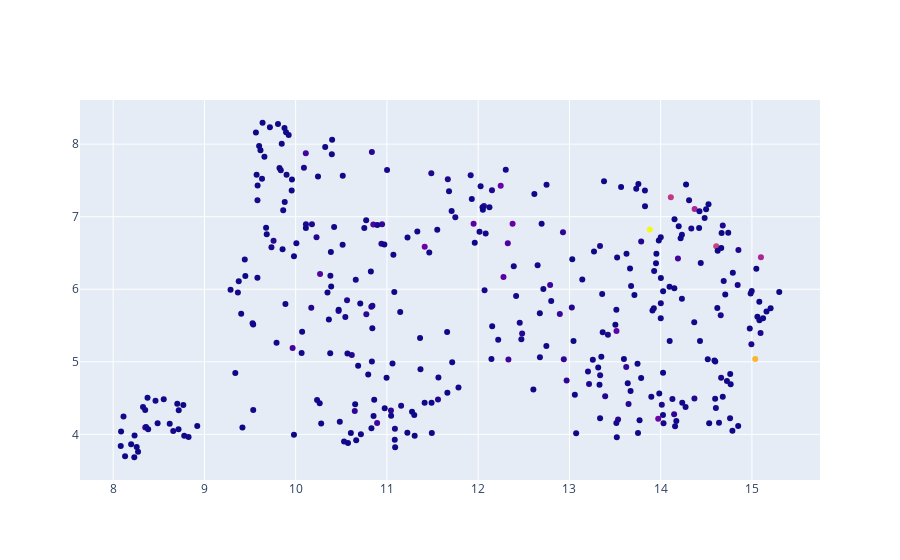

The code cell stored with this chart in its notebook:
### Code cell
fig = go.Figure(data=go.Scatter(x=Xr[:, 0],
                                y=Xr[:, 1],
                                mode='markers',
                                text=[f'{label}|{n_token}' for label, n_token in zip(aggr.label, aggr.n_texts)],
                                marker_color=aggr.n_tokens))


fig.show()

### Figure 1 — Plotly figure (JSON) as saved in the notebook; plotly's stock layout.template omitted (floating-point values rounded to 4 significant figures; data arrays with more than 128 entries replaced by an {"elided": "..."} marker saying what was removed)
{"data": [{"marker": {"color": {"elided": "352 int values"}}, "mode": "markers", "text": {"elided": "352 str values"}, "type": "scatter", "x": {"elided": "352 float values"}, "y": {"elided": "352 float values"}}], "layout": {}}
